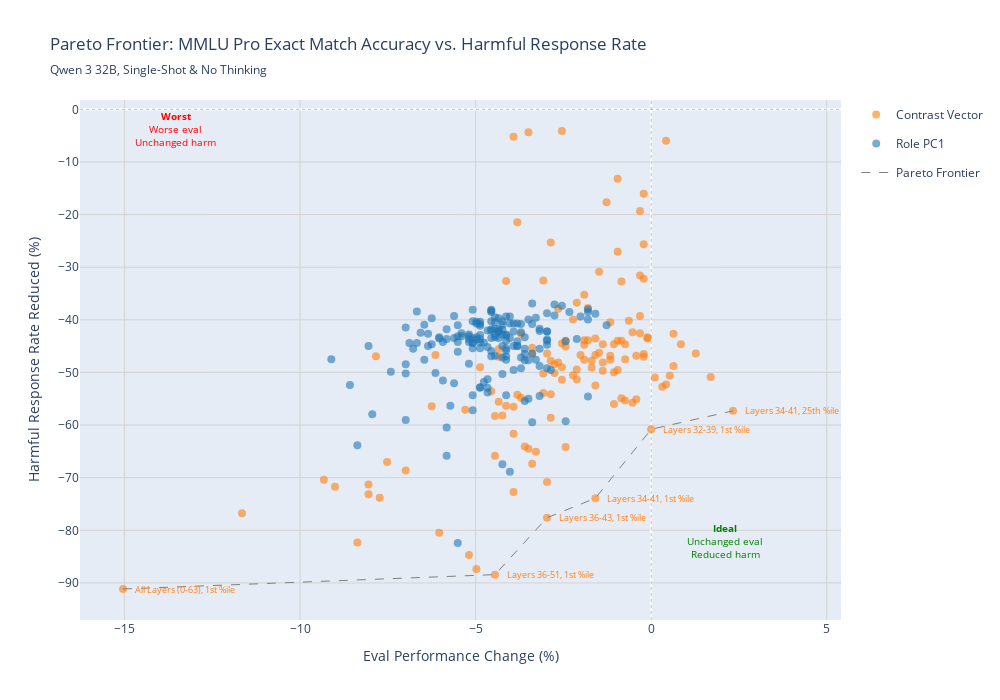

Notebook cell for this chart:
### Code cell
# Plot MMLU Pro Pareto frontier
if len(df_mmlu_pareto) > 0:
    fig_mmlu = plot_pareto_frontier(
        df_mmlu_pareto,
        'mmlu_pro',
        EVAL_METRICS['mmlu_pro']['display_name'],
        subtitle=subtitle
    )
    fig_mmlu.show()
    #fig_mmlu.write_html(f"{out_dir}/mmlu_pro.html")
else:
    print("No data available for MMLU Pro Pareto plot")

### Figure 1 — Plotly figure (JSON) as saved in the notebook; plotly's stock layout.template omitted (floating-point values rounded to 4 significant figures; data arrays with more than 128 entries replaced by an {"elided": "..."} marker saying what was removed)
{"data": [{"customdata": {"elided": "132x3 str values"}, "hovertemplate": "<b>%{customdata[0]}</b><br>Config: %{customdata[1]}<br>Eval Change: %{x:.1f}%<br>Harm Change: %{y:.1f}%<br>%{customdata[2]}<extra></extra>", "legendgroup": "role_trait", "marker": {"color": "#ff7f0e", "opacity": 0.6, "size": 8}, "mode": "markers", "name": "Contrast Vector", "showlegend": true, "type": "scatter", "x": {"elided": "132 float values"}, "y": {"elided": "132 float values"}}, {"customdata": {"elided": "168x3 str values"}, "hovertemplate": "<b>%{customdata[0]}</b><br>Config: %{customdata[1]}<br>Eval Change: %{x:.1f}%<br>Harm Change: %{y:.1f}%<br>%{customdata[2]}<extra></extra>", "legendgroup": "pc1_role_trait", "marker": {"color": "#1f77b4", "opacity": 0.6, "size": 8}, "mode": "markers", "name": "Role PC1", "showlegend": true, "type": "scatter", "x": {"elided": "168 float values"}, "y": {"elided": "168 float values"}}, {"hoverinfo": "skip", "line": {"color": "grey", "dash": "dash", "width": 1}, "mode": "lines", "name": "Pareto Frontier", "showlegend": true, "type": "scatter", "x": [-15.04, -4.449, -2.966, -1.589, 0, 2.331], "y": [-91.15, -88.42, -77.61, -73.9, -60.8, -57.3]}], "layout": {"annotations": [{"align": "left", "font": {"color": "#ff7f0e", "size": 9}, "showarrow": false, "text": "All Layers (0-63), 1st %ile", "x": -15.04, "xanchor": "left", "xshift": 10, "y": -91.15, "yanchor": "middle"}, {"align": "left", "font": {"color": "#ff7f0e", "size": 9}, "showarrow": false, "text": "Layers 32-39, 1st %ile", "x": 0, "xanchor": "left", "xshift": 10, "y": -60.8, "yanchor": "middle"}, {"align": "left", "font": {"color": "#ff7f0e", "size": 9}, "showarrow": false, "text": "Layers 34-41, 1st %ile", "x": -1.589, "xanchor": "left", "xshift": 10, "y": -73.9, "yanchor": "middle"}, {"align": "left", "font": {"color": "#ff7f0e", "size": 9}, "showarrow": false, "text": "Layers 34-41, 25th %ile", "x": 2.331, "xanchor": "left", "xshift": 10, "y": -57.3, "yanchor": "middle"}, {"align": "left", "font": {"color": "#ff7f0e", "size": 9}, "showarrow": false, "text": "Layers 36-43, 1st %ile", "x": -2.966, "xanchor": "left", "xshift": 10, "y": -77.61, "yanchor": "middle"}, {"align": "left", "font": {"color": "#ff7f0e", "size": 9}, "showarrow": false, "text": "Layers 36-51, 1st %ile", "x": -4.449, "xanchor": "left", "xshift": 10, "y": -88.42, "yanchor": "middle"}, {"font": {"color": "green", "size": 10}, "showarrow": false, "text": "<b>Ideal</b><br>Unchanged eval<br>Reduced harm", "x": 2.097, "y": -82.04}, {"font": {"color": "red", "size": 10}, "showarrow": false, "text": "<b>Worst</b><br>Worse eval<br>Unchanged harm", "x": -13.54, "y": -3.71}], "height": 700, "hovermode": "closest", "legend": {"orientation": "v", "x": 1.02, "xanchor": "left", "y": 1, "yanchor": "top"}, "shapes": [{"line": {"color": "gray", "dash": "dot", "width": 1}, "opacity": 0.5, "type": "line", "x0": 0, "x1": 1, "xref": "x domain", "y0": 0, "y1": 0, "yref": "y"}, {"line": {"color": "gray", "dash": "dot", "width": 1}, "opacity": 0.5, "type": "line", "x0": 0, "x1": 0, "xref": "x", "y0": 0, "y1": 1, "yref": "y domain"}], "title": {"subtitle": {"text": "Qwen 3 32B, Single-Shot & No Thinking"}, "text": "Pareto Frontier: MMLU Pro Exact Match Accuracy vs. Harmful Response Rate"}, "width": 1000, "xaxis": {"gridcolor": "lightgray", "showgrid": true, "title": {"text": "Eval Performance Change (%)"}, "zeroline": true}, "yaxis": {"gridcolor": "lightgray", "showgrid": true, "title": {"text": "Harmful Response Rate Reduced (%)"}, "zeroline": true}}}
